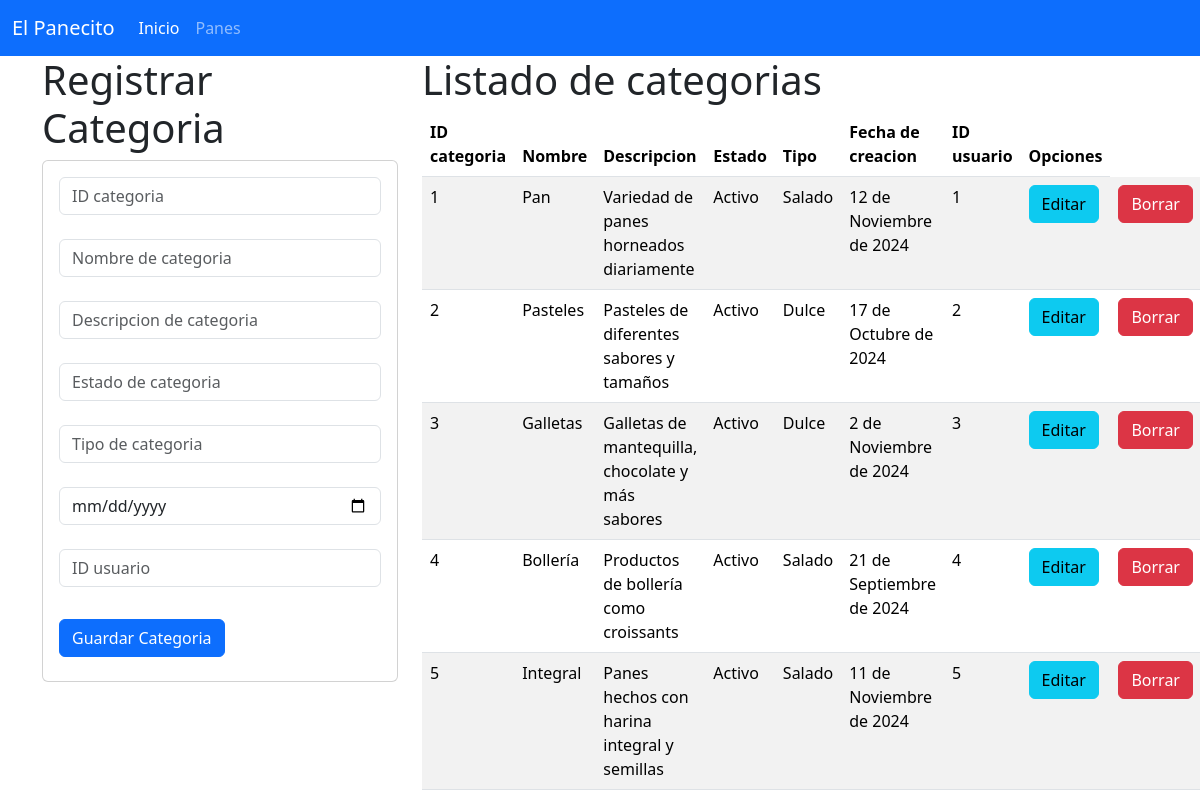
The page / on the database its author committed.
### categoria_app/models.py (models this page shows, shortened)
class Categoria(models.Model):
    id_categoria = models.CharField(primary_key=True, max_length=11)
    nombre_categoria = models.CharField(max_length=50)
    descripcion = models.CharField(max_length=100)
    estado = models.CharField(max_length=20)
    tipo = models.CharField(max_length=20)
    fecha_creacion = models.DateField()
    id_usuario = models.CharField(max_length=11)

### categoria_app/views.py (the view)
# urls.py: path('', views.inicio_vista, name='inicio_vista'),
def inicio_vista(request):
    lascategorias=Categoria.objects.all()
    return render(request, 'gestionarCategoria.html',{'miscategorias':lascategorias})

### categoria_app/templates/gestionarCategoria.html
{% extends "base.html" %}
{% block cuerpo %}
<div class="row">
    <div class="col-sm-12 col-md-4 col-lg-4 col-xl-4">
        <h1>Registrar Categoria</h1>
        <div class="card">
  <div class="card-body">
    <form action="registrarCategoria/" method="POST"> {% csrf_token %}
      <div class="form-group">
          <input type="text" id="num_id_categoria" name="num_id_categoria" class="form-control" placeholder="ID categoria" minlength="1" maxlenght="11" required><br>
      </div>
      <div class="form-group">
          <input type="text" id="txt_nombre_categoria" name="txt_nombre_categoria" class="form-control" placeholder="Nombre de categoria" maxlenght="50" required><br>
      </div>
      <div class="form-group">
        <input type="text" id="txt_descripcion" name="txt_descripcion" class="form-control" placeholder="Descripcion de categoria" maxlenght="100" required><br>
    </div>
    <div class="form-group">
        <input type="text" id="txt_estado" name="txt_estado" class="form-control" placeholder="Estado de categoria" maxlenght="20" required><br>
    </div>
    <div class="form-group">
        <input type="text" id="txt_tipo" name="txt_tipo" class="form-control" placeholder="Tipo de categoria" maxlenght="20" required><br>
    </div>
    <div class="form-group">
        <input type="date" id="date_fecha_creacion" name="date_fecha_creacion" class="form-control" placeholder="Fecha de creacion de categoria" required><br>
    </div>
      <div class="form-group">
          <input type="text" id="num_id_usuario" name="num_id_usuario" class="form-control" placeholder="ID usuario" minlength="1" maxlenght="11" required><br>
      </div>
      <div class="form-group py-2">
        <button type="submit" class="btn btn-primary">Guardar Categoria</button>
      </div>
    </form>
  </div>
</div>
    </div>
    <div class="col-sm-12 col-md-8 col-lg-8 col-xl-8">
        <h1>Listado de categorias</h1>
    <table class="table table-striped">
        <thead>
          <tr>
            <th scope="col">ID categoria</th>
            <th scope="col">Nombre</th>
            <th scope="col">Descripcion</th>
            <th scope="col">Estado</th>
            <th scope="col">Tipo</th>
            <th scope="col">Fecha de creacion</th>
            <th scope="col">ID usuario</th>
            <th> Opciones </th>
          </tr>
        </thead>
        <tbody>
          {% for c in miscategorias %}
          <tr>
            <td> {{c.id_categoria}}</td>
            <td> {{c.nombre_categoria}}</td>
            <td> {{c.descripcion}}</td>
            <td> {{c.estado}}</td>
            <td> {{c.tipo}}</td>
            <td> {{c.fecha_creacion}}</td>
            <td> {{c.id_usuario}}</td>
            <td> <a href="seleccionarCategoria/{{c.id_categoria}}" class="btn btn-info"> Editar</a></td>
            <td> <a href="borrarCategoria/{{c.id_categoria}}" class="btn btn-danger"> Borrar</a></td>
          </tr>
          {% endfor %}
        </tbody>
      </table>
    </div>
</div>
{% endblock %}

### categoria_app/templates/base.html (shortened to what this page needs)
<!DOCTYPE html>
<html lang="en">
<head>
    <link href="https://cdn.jsdelivr.net/npm/bootstrap@5.3.3/dist/css/bootstrap.min.css" rel="stylesheet">
</head>
<body>
    <nav class="navbar navbar-expand-lg bg-primary" data-bs-theme="dark">
        <div class="container-fluid">
          <a class="navbar-brand" href="#">El Panecito</a>
          <div class="collapse navbar-collapse" id="navbarNavAltMarkup">
            <div class="navbar-nav">
              <a class="nav-link active" aria-current="page" href="#">Inicio</a>
              <a class="nav-link" href="#">Panes</a>
            </div>
          </div>
        </div>
      </nav>
    <div class="container">
    {% block cuerpo %}
    {% endblock %}
    </div>
</body>
</html>

### rows shown on the page
Categoria: id_categoria "1", nombre_categoria "Pan", descripcion "Variedad de panes horneados diariamente", estado "Activo", tipo "Salado", fecha_creacion "12 de Noviembre de 2024", id_usuario "1"
Categoria: id_categoria "2", nombre_categoria "Pasteles", descripcion "Pasteles de diferentes sabores y tamaños", estado "Activo", tipo "Dulce", fecha_creacion "17 de Octubre de 2024", id_usuario "2"
Categoria: id_categoria "3", nombre_categoria "Galletas", descripcion "Galletas de mantequilla, chocolate y más sabores", estado "Activo", tipo "Dulce", fecha_creacion "2 de Noviembre de 2024", id_usuario "3"
Categoria: id_categoria "4", nombre_categoria "Bollería", descripcion "Productos de bollería como croissants", estado "Activo", tipo "Salado", fecha_creacion "21 de Septiembre de 2024", id_usuario "4"
Categoria: id_categoria "5", nombre_categoria "Integral", descripcion "Panes hechos con harina integral y semillas", estado "Activo", tipo "Salado", fecha_creacion "11 de Noviembre de 2024", id_usuario "5"
